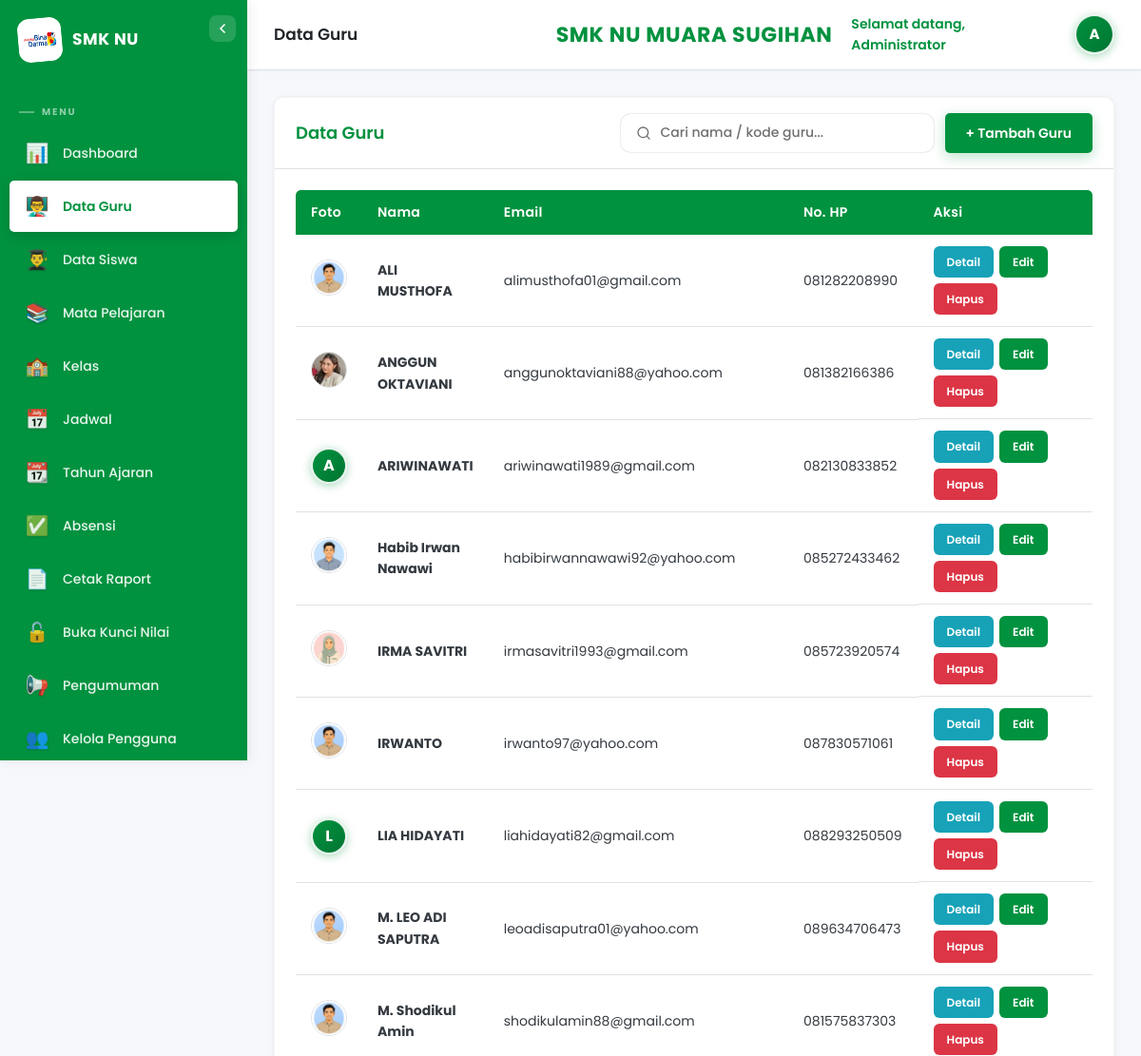
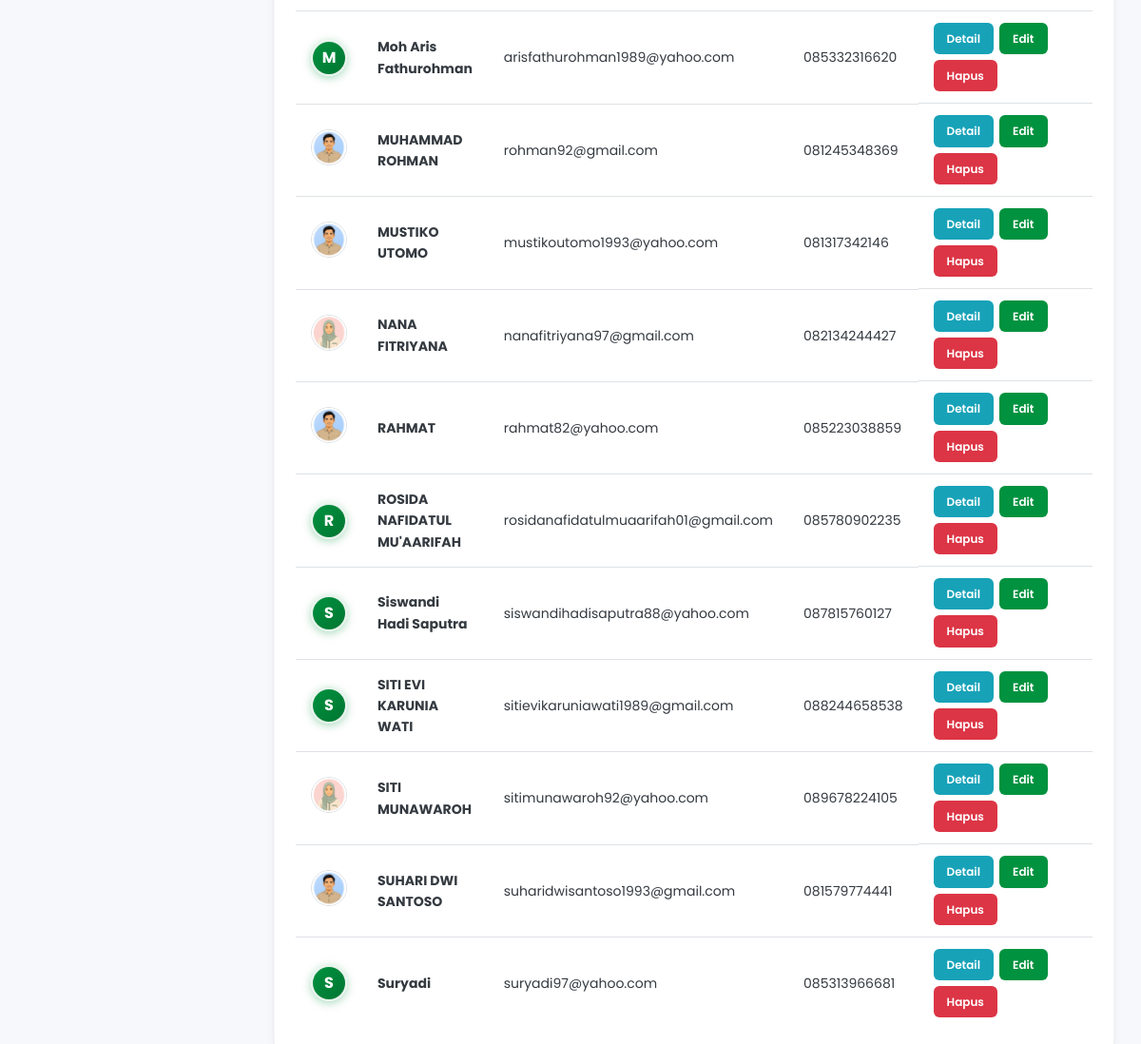
/public/index.php?page=guru (signed in), run on the app's committed database (2 pictures, top to bottom).
### tables this page shows
CREATE TABLE `guru` (
  `id` int NOT NULL,
  `kode_guru` varchar(20) NOT NULL,
  `user_id` int DEFAULT NULL,
  `nama` varchar(100) NOT NULL,
  `jenis_kelamin` enum('Laki-Laki','Perempuan') NOT NULL,
  `tempat_lahir` varchar(100) DEFAULT NULL,
  `tanggal_lahir` date DEFAULT NULL,
  `alamat` text,
  `no_hp` varchar(20) DEFAULT NULL,
  `email` varchar(100) DEFAULT NULL,
  `agama` varchar(20) DEFAULT NULL,
  `tahun_masuk` year NOT NULL,
  `foto` varchar(255) DEFAULT NULL,
  `nuptk` varchar(20) DEFAULT NULL,
  `nik` varchar(20) DEFAULT NULL,
  `nip` varchar(30) DEFAULT NULL,
  `status_kepegawaian` varchar(50) DEFAULT NULL,
  `jenis_ptk` varchar(50) DEFAULT NULL,
  `gelar` varchar(50) DEFAULT NULL,
  `jenjang_pendidikan` varchar(20) DEFAULT NULL,
  `jurusan_prodi` varchar(100) DEFAULT NULL,
  `tmt_kerja` date DEFAULT NULL,
  `tugas_tambahan` varchar(100) DEFAULT NULL,
  `created_at` timestamp NOT NULL DEFAULT CURRENT_TIMESTAMP,
  `updated_at` timestamp NOT NULL DEFAULT CURRENT_TIMESTAMP ON UPDATE CURRENT_TIMESTAMP
);

### controllers/GuruController.php (called while the page is built, shortened)
<?php
class GuruController {
    private $model;
    public function __construct() { $this->model = new GuruModel(); }
    public function index() {
        $data = $this->model->query("SELECT g.*,u.username FROM guru g LEFT JOIN users u ON g.user_id=u.id ORDER BY g.nama");
        require VIEW_PATH.'/admin/guru/index.php';
    }
}

### config/app.php (called while the page is built, shortened)
<?php
function base_url($path='') {
    $script = $_SERVER['SCRIPT_NAME'];
    $base = rtrim(dirname($script), '/');
    return $base.'/'.$path;
}

### config/database.php (called while the page is built, shortened)
<?php
function ensureNilaiMonthlySchema(PDO $db): void {
    try {
        $db->query("SELECT 1 FROM `nilai` LIMIT 1");
    } catch (PDOException $e) {
        return;
    }
    $fetchColumns = function(string $tableName) use ($db): array {
        $cols = [];
        try {
            $colSt = $db->query("SELECT COLUMN_NAME FROM information_schema.COLUMNS WHERE TABLE_SCHEMA = DATABASE() AND TABLE_NAME = '$tableName'");
            foreach ($colSt->fetchAll(PDO::FETCH_COLUMN) as $name) {
                $cols[] = $name;
            }
        } catch (PDOException $e) {}
        return $cols;
    };
    $addColumn = function(string $table, string $column, string $definition) use ($db, $fetchColumns): void {
        $cols = $fetchColumns($table);
        if (!in_array($column, $cols, true)) {
            try {
                $db->exec("ALTER TABLE `$table` ADD COLUMN `$column` $definition");
            } catch (PDOException $e) {}
        }
    };
    $addColumn('nilai', 'capaian_kompetensi', 'TEXT DEFAULT NULL AFTER `nilai_akhir`');
}
function getDB() {
    static $pdo = null;
    if ($pdo === null) {
        try {
            $pdo = new PDO("mysql:host=".DB_HOST.";dbname=".DB_NAME.";charset=utf8mb4", DB_USER, DB_PASS);
            $pdo->setAttribute(PDO::ATTR_ERRMODE, PDO::ERRMODE_EXCEPTION);
            $pdo->setAttribute(PDO::ATTR_DEFAULT_FETCH_MODE, PDO::FETCH_ASSOC);
            ensureNilaiMonthlySchema($pdo);
        } catch (PDOException $e) { die("DB Error: ".$e->getMessage()); }
    }
    return $pdo;
}

### core/Model.php (called while the page is built, shortened)
<?php
class Model {
    protected $db;
    public function __construct() { $this->db = getDB(); }
    public function query($sql,$params=[]) {
        $st=$this->db->prepare($sql); $st->execute($params); return $st->fetchAll();
    }
}

### views/admin/guru/index.php (the view, shortened to what this page needs)
<div class="card">
    <div class="card-header">
        <h3>Data Guru</h3>
        <div style="display:flex;gap:12px;align-items:center;">
            <div class="search-bar-figma" style="min-width:220px;">
                <svg class="search-icon" width="16" height="16" viewBox="0 0 24 24" fill="none" stroke="currentColor" stroke-width="2" stroke-linecap="round" stroke-linejoin="round"><circle cx="11" cy="11" r="8"/><path d="m21 21-4.35-4.35"/></svg>
                <input type="text" id="guruSearchInput" placeholder="Cari nama / kode guru..." oninput="filterTableRows('guruTable', this.value)">
            </div>
            <a href="<?= base_url('index.php?page=guru&action=create') ?>" class="btn btn-primary">+ Tambah Guru</a>
        </div>
    </div>
    <div class="card-body">
        <?php if(empty($data)): ?>
            <p class="empty-state">Belum ada data guru. Silakan tambahkan data guru.</p>
        <?php else: ?>
        <div class="table-responsive">
            <table class="table" id="guruTable">
                <thead><tr><th style="width:60px;">Foto</th><th>Nama</th><th>Email</th><th>No. HP</th><th style="width:220px;">Aksi</th></tr></thead>
                <tbody>
                <?php foreach($data as $g): ?>
                <?php
                $fotoUrl = (!empty($g['foto']) && file_exists(BASE_PATH . '/public/uploads/guru/' . $g['foto']))
                           ? base_url('uploads/guru/' . $g['foto'])
                           : null;
                ?>
                <tr>
                    <td>
                        <?php if ($fotoUrl): ?>
                            <img src="<?= $fotoUrl ?>" alt="Foto" style="width:38px;height:38px;border-radius:50%;object-fit:cover;border:1px solid var(--gray-300);">
                        <?php else: ?>
                            <div class="profile-avatar" style="width:38px;height:38px;font-size:16px;"><?= strtoupper(substr($g['nama'],0,1)) ?></div>
                        <?php endif; ?>
                    </td>
                    <td><strong><?= htmlspecialchars($g['nama']) ?></strong></td>
                    <td><?= htmlspecialchars($g['email'] ?? '-') ?></td>
                    <td><?= htmlspecialchars($g['no_hp'] ?? '-') ?></td>
                    <td class="actions">
                        <a href="<?= base_url('index.php?page=guru&action=detail&id='.$g['id']) ?>" class="btn btn-sm btn-info">Detail</a>
                        <a href="<?= base_url('index.php?page=guru&action=edit&id='.$g['id']) ?>" class="btn btn-sm btn-success">Edit</a>
                        <a href="#" onclick="confirmDelete('<?= base_url('index.php?page=guru&action=destroy&id='.$g['id']) ?>','Yakin ingin menghapus data guru <?= htmlspecialchars($g['nama']) ?>?'); return false;" class="btn btn-sm btn-danger">Hapus</a>
                    </td>
                </tr>
                <?php endforeach; ?>
                </tbody>
            </table>
        </div>
        <?php endif; ?>
    </div>
</div>
<?php $content = ob_get_clean(); require VIEW_PATH.'/layouts/admin.php'; ?>

### data on the page
guru: foto (picture), nama "ALI MUSTHOFA", email "alimusthofa01@gmail.com", no_hp "081282208990"
guru: foto (picture), nama "ANGGUN OKTAVIANI", email "anggunoktaviani88@yahoo.com", no_hp "081382166386"
guru: nama "A", nama "ARIWINAWATI", email "ariwinawati1989@gmail.com", no_hp "082130833852"
guru: foto (picture), nama "Habib Irwan Nawawi", email "habibirwannawawi92@yahoo.com", no_hp "085272433462"
guru: foto (picture), nama "IRMA SAVITRI", email "irmasavitri1993@gmail.com", no_hp "085723920574"
guru: foto (picture), nama "IRWANTO", email "irwanto97@yahoo.com", no_hp "087830571061"
guru: nama "L", nama "LIA HIDAYATI", email "liahidayati82@gmail.com", no_hp "088293250509"
guru: foto (picture), nama "M. LEO ADI SAPUTRA", email "leoadisaputra01@yahoo.com", no_hp "089634706473"
guru: foto (picture), nama "M. Shodikul Amin", email "shodikulamin88@gmail.com", no_hp "081575837303"
guru: nama "M", nama "Moh Aris Fathurohman", email "arisfathurohman1989@yahoo.com", no_hp "085332316620"
guru: foto (picture), nama "MUHAMMAD ROHMAN", email "rohman92@gmail.com", no_hp "081245348369"
guru: foto (picture), nama "MUSTIKO UTOMO", email "mustikoutomo1993@yahoo.com", no_hp "081317342146"
guru: foto (picture), nama "NANA FITRIYANA", email "nanafitriyana97@gmail.com", no_hp "082134244427"
guru: foto (picture), nama "RAHMAT", email "rahmat82@yahoo.com", no_hp "085223038859"
guru: nama "R", nama "ROSIDA NAFIDATUL MU'AARIFAH", email "rosidanafidatulmuaarifah01@gmail.com", no_hp "085780902235"
guru: nama "S", nama "Siswandi Hadi Saputra", email "siswandihadisaputra88@yahoo.com", no_hp "087815760127"
guru: nama "S", nama "SITI EVI KARUNIA WATI", email "sitievikaruniawati1989@gmail.com", no_hp "088244658538"
guru: foto (picture), nama "SITI MUNAWAROH", email "sitimunawaroh92@yahoo.com", no_hp "089678224105"
guru: foto (picture), nama "SUHARI DWI SANTOSO", email "suharidwisantoso1993@gmail.com", no_hp "081579774441"
guru: nama "S", nama "Suryadi", email "suryadi97@yahoo.com", no_hp "085313966681"

### other printed values
$pageTitle "Data Guru"
Auth::user('nama') "Administrator"
substr(Auth::user('nama'),0,1) "A"
